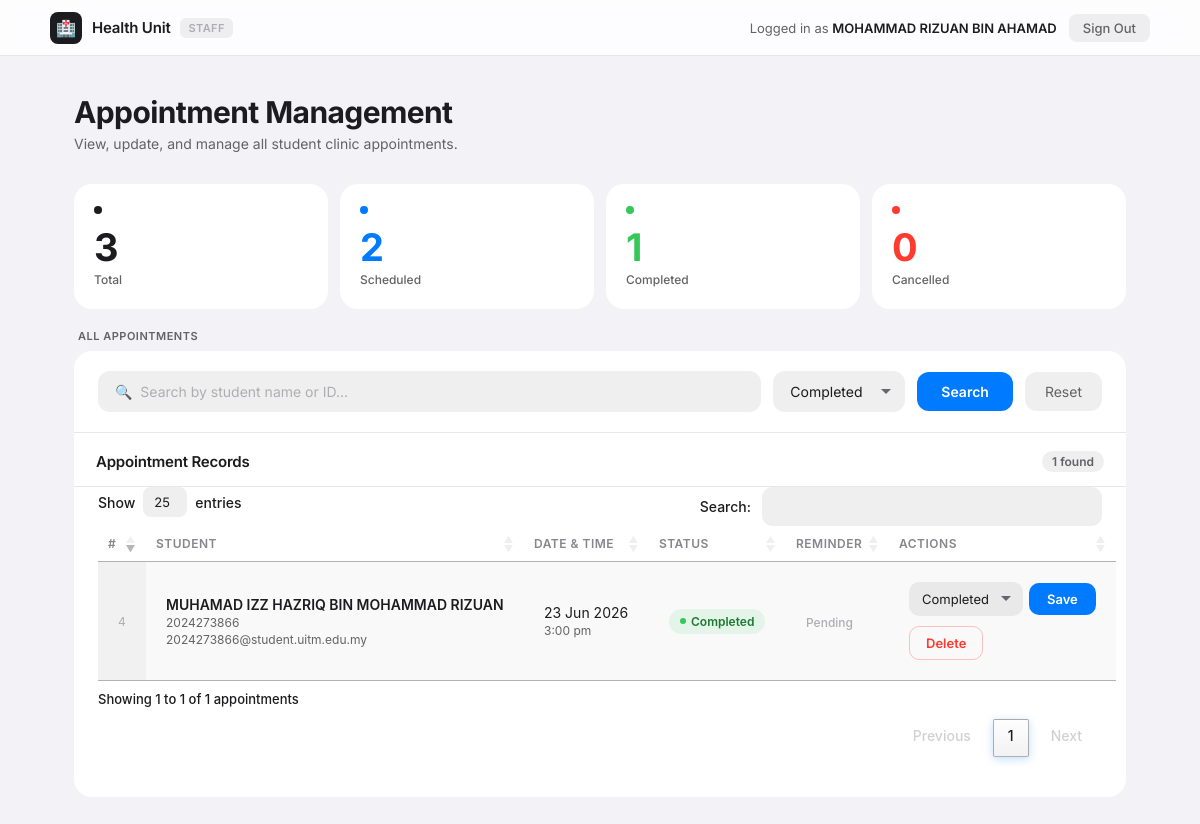
Screenshot of /staff/staff_dashboard.php?filter_status=Completed (signed in) with the database file from the repository.
### tables this page shows
CREATE TABLE `appointments` (
  `id` int(11) NOT NULL,
  `studentno` varchar(20) NOT NULL,
  `appointment_datetime` datetime NOT NULL,
  `status` varchar(20) DEFAULT 'Scheduled',
  `check_in` enum('coming','not_coming') DEFAULT NULL,
  `reminder_sent` tinyint(1) DEFAULT 0
);

CREATE TABLE `students` (
  `studentno` varchar(20) NOT NULL,
  `studentname` varchar(200) NOT NULL,
  `studenticno` varchar(20) DEFAULT NULL,
  `studentemail` varchar(100) DEFAULT NULL,
  `studentemailuitm` varchar(100) DEFAULT NULL,
  `password` varchar(255) DEFAULT NULL,
  `studentphoneno` varchar(100) DEFAULT NULL,
  `programcode` varchar(8) NOT NULL,
  `modeid` varchar(50) DEFAULT NULL,
  `semesterintake` varchar(200) DEFAULT NULL,
  `semestercompleted` varchar(200) DEFAULT NULL,
  `currentcgpa` decimal(4,2) DEFAULT NULL,
  `campuscode` varchar(10) NOT NULL,
  `studentstatus` varchar(10) DEFAULT NULL,
  `statusheacode` varchar(10) DEFAULT NULL,
  `created_at` timestamp NOT NULL DEFAULT current_timestamp() ON UPDATE current_timestamp(),
  `updated_at` timestamp NOT NULL DEFAULT current_timestamp(),
  `deleted_at` timestamp NULL DEFAULT NULL
);

### staff/staff_dashboard.php (the view, shortened to what this page needs)
<?php
require '../config/db.php';
$staff_name = $_SESSION['staff_name'];
$search        = isset($_GET['search'])        ? trim($_GET['search'])        : '';
$filter_status = isset($_GET['filter_status']) ? trim($_GET['filter_status']) : '';
$sql = "
    SELECT a.*, s.studentname, s.studentemailuitm
    FROM appointments a
    JOIN students s ON s.studentno = a.studentno
    WHERE 1=1
";
$params = [];
$types  = '';
if (!empty($filter_status)) {
    $sql    .= " AND a.status = ?";
    $params[] = $filter_status;
    $types   .= 's';
}
$sql .= " ORDER BY a.appointment_datetime DESC";
$stmt = $conn->prepare($sql);
if (!empty($params)) {
    $stmt->bind_param($types, ...$params);
}
$stmt->execute();
$result = $stmt->get_result();
$counts = ['Scheduled' => 0, 'Completed' => 0, 'Cancelled' => 0, 'Total' => 0];
$count_result = $conn->query("SELECT status, COUNT(*) as cnt FROM appointments GROUP BY status");
while ($row = $count_result->fetch_assoc()) {
    $counts[$row['status']] = $row['cnt'];
    $counts['Total'] += $row['cnt'];
}
?>
<!DOCTYPE html>
<html lang="en">
<head>
    <link rel="stylesheet" href="https://cdn.datatables.net/1.13.7/css/jquery.dataTables.min.css">
    <link rel="stylesheet" href="https://cdn.datatables.net/responsive/2.5.0/css/responsive.dataTables.min.css">
    <link rel="stylesheet" href="../assets/motion.css">
</head>
<body>
<nav class="navbar">
    <div class="navbar-inner">
        <div class="nav-brand">
            <div class="nav-icon">🏥</div>
            <span class="nav-title">Health Unit</span>
            <span class="nav-role">Staff</span>
        </div>
        <div class="nav-right">
            <span class="nav-greeting">Logged in as <strong><?= htmlspecialchars($staff_name) ?></strong></span>
            <a href="../auth/staff_logout.php" class="btn-logout" id="logout-btn">Sign Out</a>
        </div>
    </div>
</nav>
<div class="main">
    <div class="page-header motion-fade-up">
        <h1>Appointment Management</h1>
        <p>View, update, and manage all student clinic appointments.</p>
    </div>
    <div class="stats-row motion-reveal">
        <div class="stat-card total motion-lift">
            <div class="stat-dot"></div>
            <div class="stat-count motion-count"><?= $counts['Total'] ?></div>
            <div class="stat-label">Total</div>
        </div>
        <div class="stat-card scheduled motion-lift">
            <div class="stat-dot"></div>
            <div class="stat-count motion-count"><?= $counts['Scheduled'] ?></div>
            <div class="stat-label">Scheduled</div>
        </div>
        <div class="stat-card completed motion-lift">
            <div class="stat-dot"></div>
            <div class="stat-count motion-count"><?= $counts['Completed'] ?></div>
            <div class="stat-label">Completed</div>
        </div>
        <div class="stat-card cancelled motion-lift">
            <div class="stat-dot"></div>
            <div class="stat-count motion-count"><?= $counts['Cancelled'] ?></div>
            <div class="stat-label">Cancelled</div>
        </div>
    </div>
    <div class="section motion-reveal">
        <div class="section-label">All Appointments</div>
        <div class="card">
            <form method="GET" action="../staff/staff_dashboard.php">
                <div class="toolbar">
                    <input class="search-input" type="text" name="search"
                           placeholder="🔍  Search by student name or ID..."
                           value="<?= htmlspecialchars($search) ?>">
                    <select class="filter-select" name="filter_status">
                        <option value="Completed"  <?= $filter_status === 'Completed'  ? 'selected' : '' ?>>Completed</option>
                    </select>
                    <button type="submit" class="btn-search">Search</button>
                    <a href="../staff/staff_dashboard.php" class="btn-reset">Reset</a>
                </div>
            </form>
            <div class="table-header">
                <span class="table-title">Appointment Records</span>
                <span class="badge-count"><?= $result->num_rows ?> found</span>
            </div>
            <table id="appointmentsTable" class="display responsive nowrap">
                <thead>
                    <tr>
                        <th>#</th>
                        <th>Student</th>
                        <th>Date & Time</th>
                        <th>Status</th>
                        <th>Reminder</th>
                        <th>Actions</th>
                    </tr>
                </thead>
                <tbody>
                    <?php if ($result->num_rows > 0): ?>
                        <?php while ($row = $result->fetch_assoc()): ?>
                            <tr>
                                <td class="id-cell"><?= $row['id'] ?></td>
                                <td>
                                    <div class="student-name"><?= htmlspecialchars($row['studentname']) ?></div>
                                    <div class="student-sub"><?= htmlspecialchars($row['studentno']) ?></div>
                                    <div class="student-sub"><?= htmlspecialchars($row['studentemailuitm']) ?></div>
                                </td>
                                <td>
                                    <?php $dt = strtotime($row['appointment_datetime']); ?>
                                    <div><?= date('d M Y', $dt) ?></div>
                                    <div class="student-sub"><?= date('g:i a', $dt) ?></div>
                                </td>
                                <td>
                                    <?php $cls = strtolower($row['status']); ?>
                                    <span class="status-badge badge-<?= $cls ?>">
                                        <?= htmlspecialchars($row['status']) ?>
                                    </span>
                                </td>
                                <td>
                                    <?php if ($row['reminder_sent'] == 1): ?>
                                        <span class="reminder-sent">Email sent</span>
                                    <?php else: ?>
                                        <span class="reminder-pending">Pending</span>
                                    <?php endif; ?>
                                </td>
                                <td>
                                    <div class="action-row">
                                        <form method="POST" action="../staff/staff_dashboard.php<?= !empty($_SERVER['QUERY_STRING']) ? '?' . htmlspecialchars($_SERVER['QUERY_STRING']) : '' ?>" style="display:flex;gap:6px;align-items:center;">
                                            <select name="new_status" class="status-select">
                                                <option value="Completed" <?= $row['status'] === 'Completed' ? 'selected' : '' ?>>Completed</option>
                                            </select>
                                            <button type="submit" name="update_status" class="btn-update">Save</button>
                                        </form>
                                        <form method="POST" action="../staff/staff_dashboard.php<?= !empty($_SERVER['QUERY_STRING']) ? '?' . htmlspecialchars($_SERVER['QUERY_STRING']) : '' ?>"
                                              onsubmit="return confirm('Delete appointment #<?= $row['id'] ?> for <?= htmlspecialchars(addslashes($row['studentname'])) ?>? This cannot be undone.');">
                                            <button type="submit" name="delete_appt" class="btn-delete">Delete</button>
                                        </form>
                                    </div>
                                </td>
                            </tr>
                        <?php endwhile; ?>
                    <?php endif; ?>
                </tbody>
            </table>
        </div>
    </div>
</div>
</body>
</html>

### assets/css/motion.css (style rules this page uses)
.motion-fade-up { animation: motionFadeUp 0.5s cubic-bezier(0.22, 1, 0.36, 1) both; }
.motion-reveal { opacity: 0; transform: translateY(24px); transition: opacity 0.6s cubic-bezier(0.22, 1, 0.36, 1), transform 0.6s cubic-bezier(0.22, 1, 0.36, 1); will-change: opacity, transform; }
.motion-reveal.is-visible { opacity: 1; transform: translateY(0); }
.motion-lift { transition: transform 0.22s cubic-bezier(0.22, 1, 0.36, 1), box-shadow 0.22s cubic-bezier(0.22, 1, 0.36, 1); }
.motion-count { animation: motionCountUp 0.6s cubic-bezier(0.22, 1, 0.36, 1) both; }
html.motion-smooth { scroll-behavior: smooth; }

### rows the page displays
appointments: id "4", students.studentname "MUHAMAD IZZ HAZRIQ BIN MOHAMMAD RIZUAN", studentno "2024273866", students.studentemailuitm "2024273866@student.uitm.edu.my", appointment_datetime "23 Jun 2026", appointment_datetime "3:00 pm", status "Completed", reminder_sent "Pending", new_status "Completed"

### other values shown
$staff_name "MOHAMMAD RIZUAN BIN AHAMAD"
$counts['Total'] "3"
$counts['Scheduled'] "2"
$counts['Completed'] "1"
$counts['Cancelled'] "0"
$result->num_rows "1"
